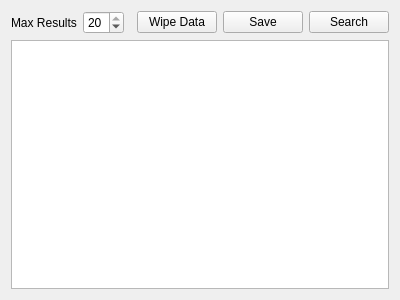
<?xml version="1.0" encoding="UTF-8"?>
<ui version="4.0">
 <class>TopSellingProducts</class>
 <widget class="QWidget" name="TopSellingProducts">
  <property name="geometry">
   <rect>
    <x>0</x>
    <y>0</y>
    <width>400</width>
    <height>300</height>
   </rect>
  </property>
  <property name="windowTitle">
   <string>Most Watched Items</string>
  </property>
  <layout class="QVBoxLayout" name="verticalLayout">
   <item>
    <layout class="QHBoxLayout" name="horizontalLayout_2">
     <item>
      <widget class="QLabel" name="label">
       <property name="text">
        <string>Max Results</string>
       </property>
      </widget>
     </item>
     <item>
      <widget class="QSpinBox" name="spinBox">
       <property name="minimum">
        <number>1</number>
       </property>
       <property name="maximum">
        <number>20</number>
       </property>
       <property name="singleStep">
        <number>1</number>
       </property>
       <property name="value">
        <number>20</number>
       </property>
      </widget>
     </item>
     <item>
      <spacer name="horizontalSpacer">
       <property name="orientation">
        <enum>Qt::Horizontal</enum>
       </property>
       <property name="sizeHint" stdset="0">
        <size>
         <width>40</width>
         <height>20</height>
        </size>
       </property>
      </spacer>
     </item>
     <item>
      <widget class="QPushButton" name="wipePushButton">
       <property name="text">
        <string>Wipe Data</string>
       </property>
      </widget>
     </item>
     <item>
      <widget class="QPushButton" name="savePushButton">
       <property name="text">
        <string>Save</string>
       </property>
      </widget>
     </item>
     <item>
      <widget class="QPushButton" name="searchPushButton">
       <property name="text">
        <string>Search</string>
       </property>
      </widget>
     </item>
    </layout>
   </item>
   <item>
    <widget class="QTableWidget" name="tableWidget"/>
   </item>
  </layout>
 </widget>
 <resources/>
 <connections/>
</ui>
